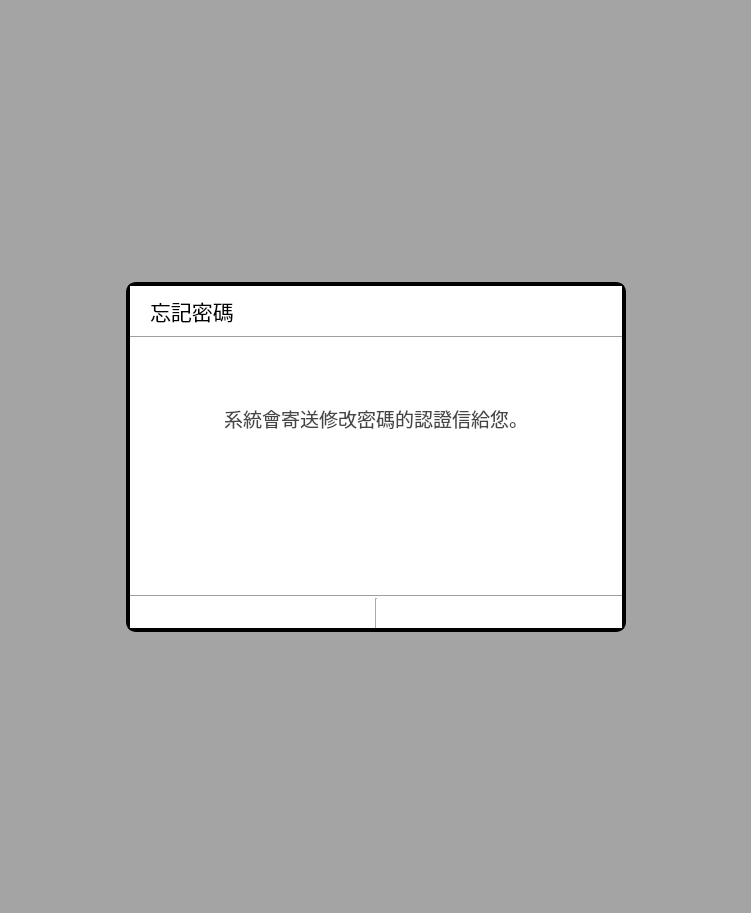
<?xml version="1.0" encoding="UTF-8"?>
<ui version="4.0">
 <class>DialogForgetPassword</class>
 <widget class="QWidget" name="DialogForgetPassword">
  <property name="geometry">
   <rect>
    <x>0</x>
    <y>0</y>
    <width>751</width>
    <height>913</height>
   </rect>
  </property>
  <property name="windowTitle">
   <string>Form</string>
  </property>
  <layout class="QGridLayout" name="gridLayout">
   <property name="leftMargin">
    <number>0</number>
   </property>
   <property name="topMargin">
    <number>0</number>
   </property>
   <property name="rightMargin">
    <number>0</number>
   </property>
   <property name="bottomMargin">
    <number>0</number>
   </property>
   <property name="spacing">
    <number>0</number>
   </property>
   <item row="0" column="0">
    <widget class="QWidget" name="wBg" native="true">
     <property name="styleSheet">
      <string notr="true">QWidget#wBg{background-color: rgb(0, 0, 0, 80);}</string>
     </property>
     <layout class="QGridLayout" name="gridLayout_2">
      <item row="0" column="1">
       <spacer name="verticalSpacer">
        <property name="orientation">
         <enum>Qt::Vertical</enum>
        </property>
        <property name="sizeHint" stdset="0">
         <size>
          <width>20</width>
          <height>40</height>
         </size>
        </property>
       </spacer>
      </item>
      <item row="1" column="1">
       <widget class="QWidget" name="wFrame" native="true">
        <property name="minimumSize">
         <size>
          <width>500</width>
          <height>350</height>
         </size>
        </property>
        <property name="styleSheet">
         <string notr="true">
QWidget#wFrame{
background-color: rgb(255, 255, 255);

                            border: 4px solid black;
                               border-radius: 10px;
                               padding: 0 8px;
                               background: white;
                        selection-background-color: darkgray;

}</string>
        </property>
        <layout class="QGridLayout" name="gridLayout_6">
         <property name="leftMargin">
          <number>4</number>
         </property>
         <property name="topMargin">
          <number>4</number>
         </property>
         <property name="rightMargin">
          <number>4</number>
         </property>
         <property name="bottomMargin">
          <number>4</number>
         </property>
         <property name="spacing">
          <number>0</number>
         </property>
         <item row="0" column="0">
          <widget class="QWidget" name="wTitle" native="true">
           <property name="styleSheet">
            <string notr="true">background-color: rgb(255, 255, 255);</string>
           </property>
           <layout class="QGridLayout" name="gridLayout_3">
            <property name="leftMargin">
             <number>20</number>
            </property>
            <item row="0" column="0">
             <widget class="QLabel" name="lbTitle">
              <property name="font">
               <font>
                <pointsize>16</pointsize>
               </font>
              </property>
              <property name="styleSheet">
               <string notr="true">background-color: rgb(255, 255, 255);</string>
              </property>
              <property name="text">
               <string>忘記密碼</string>
              </property>
              <property name="alignment">
               <set>Qt::AlignLeading|Qt::AlignLeft|Qt::AlignVCenter</set>
              </property>
              <property name="margin">
               <number>0</number>
              </property>
             </widget>
            </item>
           </layout>
          </widget>
         </item>
         <item row="1" column="0">
          <widget class="Line" name="line">
           <property name="orientation">
            <enum>Qt::Horizontal</enum>
           </property>
          </widget>
         </item>
         <item row="2" column="0">
          <widget class="QWidget" name="wBody" native="true">
           <property name="styleSheet">
            <string notr="true">background-color: rgb(255, 255, 255);</string>
           </property>
           <layout class="QGridLayout" name="gridLayout_4">
            <property name="leftMargin">
             <number>20</number>
            </property>
            <property name="topMargin">
             <number>20</number>
            </property>
            <property name="rightMargin">
             <number>20</number>
            </property>
            <property name="bottomMargin">
             <number>20</number>
            </property>
            <property name="spacing">
             <number>15</number>
            </property>
            <item row="0" column="0">
             <widget class="ItemTextInput" name="vTxtEmail" native="true">
              <property name="minimumSize">
               <size>
                <width>0</width>
                <height>30</height>
               </size>
              </property>
             </widget>
            </item>
            <item row="1" column="0">
             <widget class="QLabel" name="lbBody">
              <property name="sizePolicy">
               <sizepolicy hsizetype="Preferred" vsizetype="Minimum">
                <horstretch>0</horstretch>
                <verstretch>0</verstretch>
               </sizepolicy>
              </property>
              <property name="font">
               <font>
                <pointsize>14</pointsize>
                <kerning>true</kerning>
               </font>
              </property>
              <property name="styleSheet">
               <string notr="true">color: rgb(69, 69, 69);</string>
              </property>
              <property name="text">
               <string>系統會寄送修改密碼的認證信給您。</string>
              </property>
              <property name="alignment">
               <set>Qt::AlignCenter</set>
              </property>
              <property name="wordWrap">
               <bool>true</bool>
              </property>
             </widget>
            </item>
            <item row="2" column="0">
             <spacer name="verticalSpacer_3">
              <property name="orientation">
               <enum>Qt::Vertical</enum>
              </property>
              <property name="sizeHint" stdset="0">
               <size>
                <width>20</width>
                <height>40</height>
               </size>
              </property>
             </spacer>
            </item>
           </layout>
          </widget>
         </item>
         <item row="3" column="0">
          <widget class="Line" name="line_2">
           <property name="orientation">
            <enum>Qt::Horizontal</enum>
           </property>
          </widget>
         </item>
         <item row="4" column="0">
          <widget class="QWidget" name="wBottom" native="true">
           <property name="minimumSize">
            <size>
             <width>0</width>
             <height>30</height>
            </size>
           </property>
           <property name="styleSheet">
            <string notr="true">background-color: rgb(255, 255, 255);</string>
           </property>
           <layout class="QGridLayout" name="gridLayout_5">
            <property name="leftMargin">
             <number>10</number>
            </property>
            <property name="topMargin">
             <number>0</number>
            </property>
            <property name="rightMargin">
             <number>10</number>
            </property>
            <property name="bottomMargin">
             <number>0</number>
            </property>
            <property name="spacing">
             <number>0</number>
            </property>
            <item row="0" column="0">
             <widget class="ItemButton" name="btnCancel" native="true">
              <property name="font">
               <font>
                <pointsize>14</pointsize>
               </font>
              </property>
              <property name="styleSheet">
               <string notr="true">color: rgb(212, 61, 43);</string>
              </property>
             </widget>
            </item>
            <item row="0" column="1">
             <widget class="Line" name="line_3">
              <property name="orientation">
               <enum>Qt::Vertical</enum>
              </property>
             </widget>
            </item>
            <item row="0" column="2">
             <widget class="ItemButton" name="btnCheck" native="true">
              <property name="font">
               <font>
                <pointsize>14</pointsize>
               </font>
              </property>
              <property name="styleSheet">
               <string notr="true">color: rgb(212, 61, 43);</string>
              </property>
             </widget>
            </item>
           </layout>
          </widget>
         </item>
        </layout>
       </widget>
      </item>
      <item row="1" column="0">
       <spacer name="horizontalSpacer">
        <property name="orientation">
         <enum>Qt::Horizontal</enum>
        </property>
        <property name="sizeHint" stdset="0">
         <size>
          <width>40</width>
          <height>20</height>
         </size>
        </property>
       </spacer>
      </item>
      <item row="2" column="1">
       <spacer name="verticalSpacer_2">
        <property name="orientation">
         <enum>Qt::Vertical</enum>
        </property>
        <property name="sizeHint" stdset="0">
         <size>
          <width>20</width>
          <height>40</height>
         </size>
        </property>
       </spacer>
      </item>
      <item row="1" column="2">
       <spacer name="horizontalSpacer_2">
        <property name="orientation">
         <enum>Qt::Horizontal</enum>
        </property>
        <property name="sizeHint" stdset="0">
         <size>
          <width>40</width>
          <height>20</height>
         </size>
        </property>
       </spacer>
      </item>
     </layout>
    </widget>
   </item>
  </layout>
 </widget>
 <customwidgets>
  <customwidget>
   <class>ItemButton</class>
   <extends>QWidget</extends>
   <header>ItemButton.h</header>
   <container>1</container>
  </customwidget>
  <customwidget>
   <class>ItemTextInput</class>
   <extends>QWidget</extends>
   <header>ItemTextInput.h</header>
   <container>1</container>
  </customwidget>
 </customwidgets>
 <resources/>
 <connections/>
</ui>
